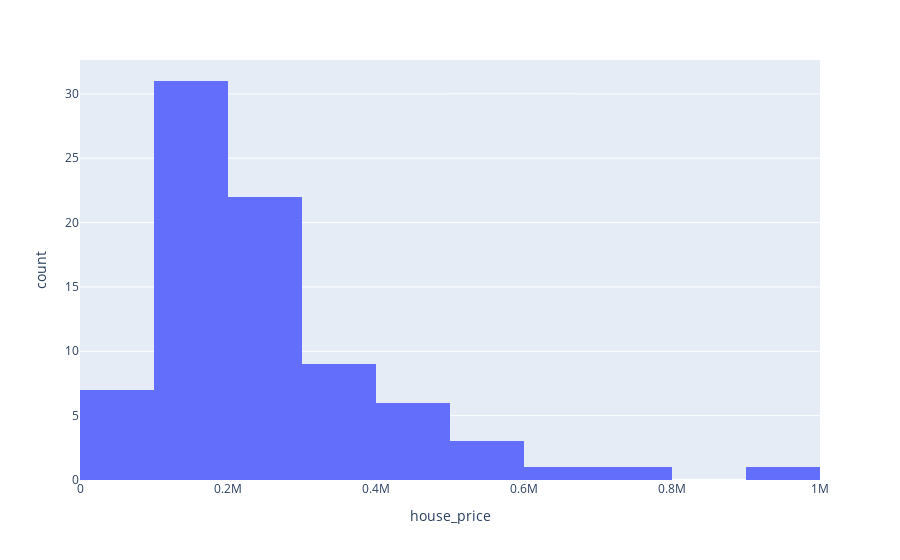

The cell this chart's notebook holds for it:
### Code cell
fig = px.histogram(df_test, x="house_price")
fig.show()

### Figure 1 — Plotly figure (JSON) as saved in the notebook; plotly's stock layout.template omitted (floating-point values rounded to 4 significant figures)
{"data": [{"alignmentgroup": "True", "bingroup": "x", "hoverlabel": {"namelength": 0}, "hovertemplate": "house_price=%{x}<br>count=%{y}", "legendgroup": "", "marker": {"color": "#636efa"}, "name": "", "offsetgroup": "", "orientation": "v", "showlegend": false, "type": "histogram", "x": [65544, 80000, 93000, 107500.0, 120300.0, 134396, 150928, 173800.0, 220200.0, 77550.0, 93830.0, 111324, 125100.0, 141312, 159500.0, 181160, 214200.0, 269200, 79500, 95784, 111600, 125900.0, 141200.0, 159380, 179000.0, 210860, 264800.0, 107700.0, 123668, 136188, 150740, 166000.0, 182700.0, 202752, 234116, 281040, 105000.0, 120316, 132740, 147800.0, 164780, 183336, 212596, 251700.0, 318000, 170180, 200400.0, 228040, 253420, 279704, 313400, 352000.0, 403640, 508300.0, 312400.0, 358600, 401200.0, 444900.0, 492200, 552000.0, 625440, 728000, 956792, 198440, 238040, 268680, 297696, 329600, 366800, 413256, 474300.0, 596920, 159000.0, 180448, 201680, 220760, 239840, 260600, 291200.0, 331960, 397100.0], "xaxis": "x", "yaxis": "y"}], "layout": {"barmode": "relative", "legend": {"tracegroupgap": 0}, "margin": {"t": 60}, "xaxis": {"anchor": "y", "domain": [0, 1], "title": {"text": "house_price"}}, "yaxis": {"anchor": "x", "domain": [0, 1], "title": {"text": "count"}}}}
